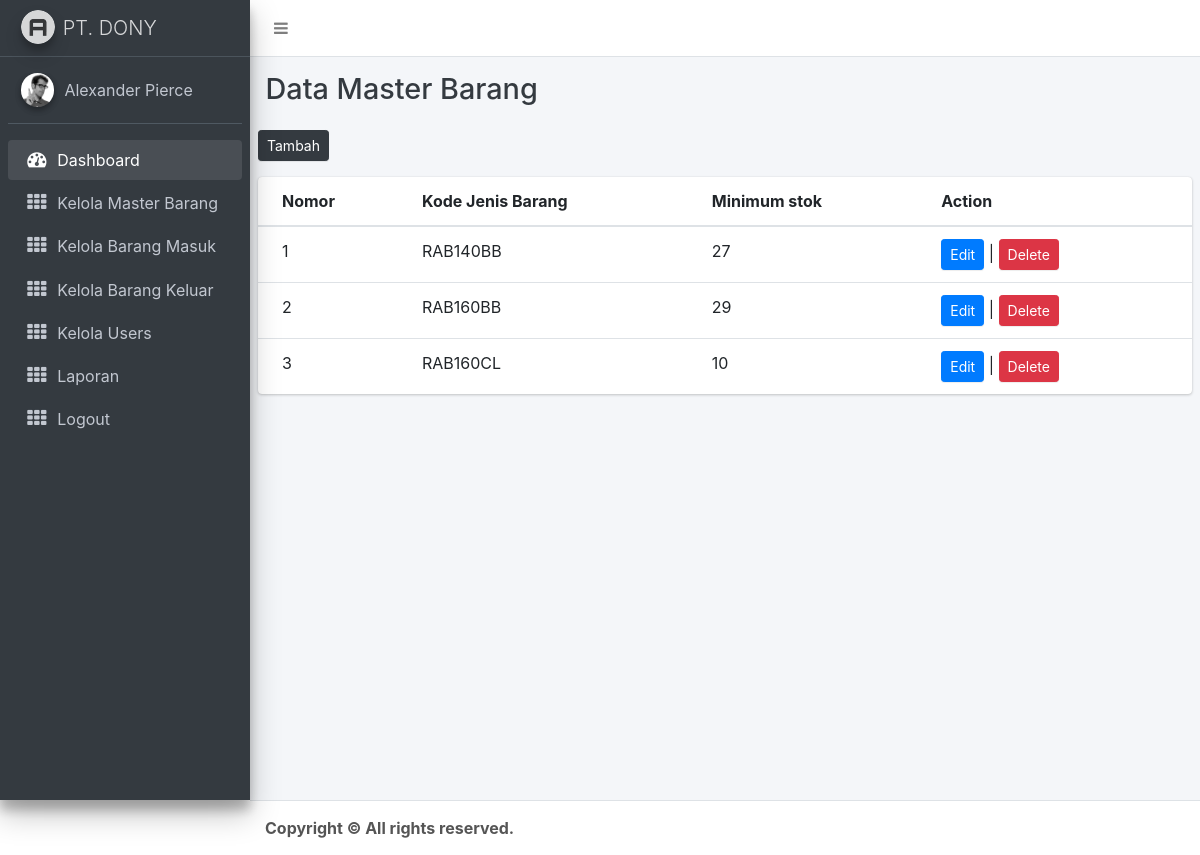
/index.php/general/listBarang, run on an earlier commit of the app's database.
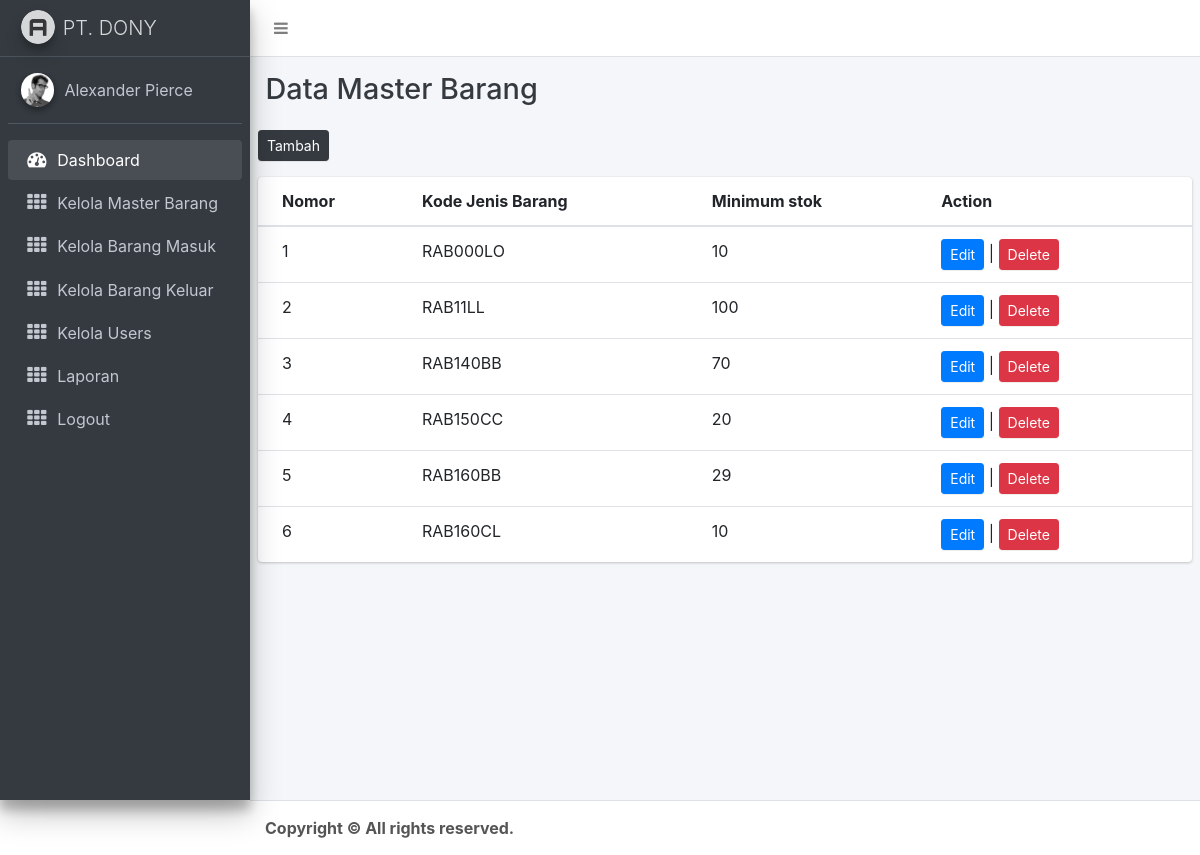
And on a later commit of the database.
### tables this page shows
CREATE TABLE `app_barang` (
  `kode_jenis_barang` char(20) NOT NULL DEFAULT '',
  `minimum_stok` int(11) DEFAULT NULL,
  `created_at` timestamp NULL DEFAULT CURRENT_TIMESTAMP,
  PRIMARY KEY (`kode_jenis_barang`)
);

### application/controllers/General.php (called while the page is built, shortened)
<?php
class General extends CI_Controller{
  public function __construct()
  {
    $this->load->model('M_general');
  }
  function listBarang()
  {
    $data['content'] = 'content/list_master_barang';
    $data['barang'] = $this->M_general->getData('app_barang');
    $this->load->view('template', $data);
  }
}

### index.php (called while the page is built, shortened)
<?php
require_once BASEPATH.'core/CodeIgniter.php';

### application/models/M_general.php (called while the page is built, shortened)
<?php
class M_general extends CI_Model {
  public function getData($table)
  {
    $query = $this->db->get($table);
    return $query->result();
  }
}

### application/views/content/list_master_barang.php (the view, shortened to what this page needs)
<!DOCTYPE html>
<html lang="en">
<head>
</head>
<body>
  <div class="content-wrapper">
    <div class="content-header">
      <div class="container-fluid">
        <div class="row mb-2">
          <div class="col-sm-6">
            <h1 class="m-0 text-dark">Data Master Barang</h1>
          </div>
        </div>
      </div>
    </div>
    <section class="content">
      <div class="row">
        <div class="col-12">
          <button class="btn btn-dark btn-sm mb-3" data-toggle="modal" data-target="#modalTambah">Tambah</button>
          <div class="card">
            <div class="card-body table-responsive p-0">
              <table id="example2" class="table table-hover text-nowrap">
                <thead>
                <tr>
                  <th>Nomor</th>
                  <th>Kode Jenis Barang</th>
                  <th>Minimum stok</th>
                  <th>Action</th>
                </tr>
                </thead>
                <tbody>
                <?php
                  $no = 0;
                  foreach($barang as $data) {
                    $no++;
                ?>
                <tr>
                  <td><?= $no ?></td>
                  <td><?= $data->kode_jenis_barang ?></td>
                  <td><?= $data->minimum_stok ?></td>
                  <td>
                    <button class="btn btn-primary btn-sm" data-toggle="modal" data-target="#modalUpdate" onClick="getDtlBarang('<?= $data->kode_jenis_barang ?>')">Edit</button>
                    |
                    <button class="btn btn-danger btn-sm" data-toggle="modal" data-target="#modalDelete" onClick="getID('<?= $data->kode_jenis_barang ?>')">Delete</button>
                  </td>
                </tr>
                <?php } ?>
              </table>
            </div>
          </div>
        </div>
      </div>
    </section>
  </div>
</body>
</html>

What changed in the data, as far as the page shows it:
added app_barang: kode_jenis_barang "RAB000LO", minimum_stok "10"
added app_barang: kode_jenis_barang "RAB11LL", minimum_stok "100"
changed app_barang "RAB140BB": minimum_stok "27" → "70"
added app_barang: kode_jenis_barang "RAB150CC", minimum_stok "20"
